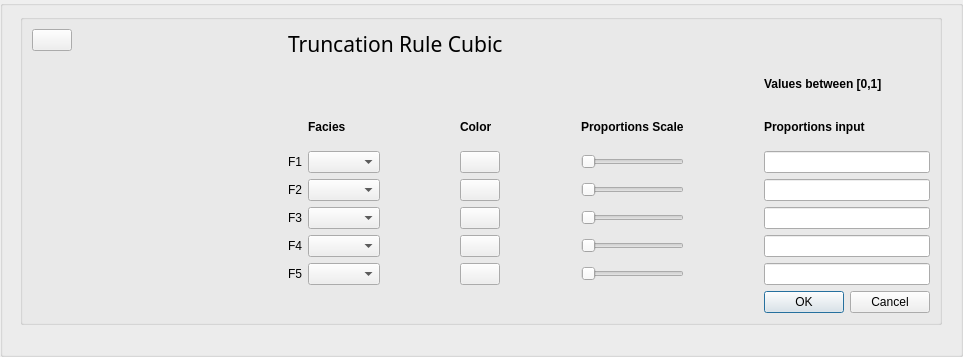
<?xml version="1.0" encoding="UTF-8"?>
<ui version="4.0">
 <class>QtPlotAreaTruncRule_kplotwidget</class>
 <widget class="KButtonGroup" name="QtPlotAreaTruncRule_kplotwidget">
  <property name="geometry">
   <rect>
    <x>0</x>
    <y>0</y>
    <width>963</width>
    <height>357</height>
   </rect>
  </property>
  <property name="windowTitle">
   <string>Form</string>
  </property>
  <widget class="QGroupBox" name="groupBox">
   <property name="geometry">
    <rect>
     <x>20</x>
     <y>14</y>
     <width>922</width>
     <height>311</height>
    </rect>
   </property>
   <layout class="QFormLayout" name="formLayout">
    <item row="0" column="0">
     <widget class="QPushButton" name="Icon_TruncationRuleCubic_kiconbutton"/>
    </item>
    <item row="1" column="0">
     <widget class="QCustomPlot" name="TruncationRuleCubic_kplotwidget">
      <property name="minimumSize">
       <size>
        <width>250</width>
        <height>250</height>
       </size>
      </property>
      <property name="backgroundColor" stdset="0">
       <color>
        <red>255</red>
        <green>255</green>
        <blue>255</blue>
       </color>
      </property>
      <property name="foregroundColor" stdset="0">
       <color>
        <red>0</red>
        <green>0</green>
        <blue>0</blue>
       </color>
      </property>
     </widget>
    </item>
    <item row="1" column="1">
     <layout class="QGridLayout" name="gridLayout">
      <item row="2" column="0">
       <widget class="QLabel" name="F1_label">
        <property name="text">
         <string>F1</string>
        </property>
       </widget>
      </item>
      <item row="2" column="1">
       <widget class="QComboBox" name="F1_kcombobox"/>
      </item>
      <item row="2" column="2">
       <spacer name="horizontalSpacer_4">
        <property name="orientation">
         <enum>Qt::Horizontal</enum>
        </property>
        <property name="sizeHint" stdset="0">
         <size>
          <width>40</width>
          <height>20</height>
         </size>
        </property>
       </spacer>
      </item>
      <item row="2" column="4">
       <spacer name="horizontalSpacer_5">
        <property name="orientation">
         <enum>Qt::Horizontal</enum>
        </property>
        <property name="sizeHint" stdset="0">
         <size>
          <width>40</width>
          <height>20</height>
         </size>
        </property>
       </spacer>
      </item>
      <item row="2" column="5">
       <widget class="QSlider" name="F1_horizontalSlider">
        <property name="orientation">
         <enum>Qt::Horizontal</enum>
        </property>
       </widget>
      </item>
      <item row="2" column="6">
       <spacer name="horizontalSpacer_6">
        <property name="orientation">
         <enum>Qt::Horizontal</enum>
        </property>
        <property name="sizeHint" stdset="0">
         <size>
          <width>40</width>
          <height>20</height>
         </size>
        </property>
       </spacer>
      </item>
      <item row="2" column="7">
       <widget class="QLineEdit" name="F1_lineEdit"/>
      </item>
      <item row="3" column="0">
       <widget class="QLabel" name="F2_label">
        <property name="text">
         <string>F2</string>
        </property>
       </widget>
      </item>
      <item row="3" column="1">
       <widget class="QComboBox" name="F2_kcombobox"/>
      </item>
      <item row="3" column="2">
       <spacer name="horizontalSpacer_7">
        <property name="orientation">
         <enum>Qt::Horizontal</enum>
        </property>
        <property name="sizeHint" stdset="0">
         <size>
          <width>40</width>
          <height>20</height>
         </size>
        </property>
       </spacer>
      </item>
      <item row="3" column="4">
       <spacer name="horizontalSpacer_8">
        <property name="orientation">
         <enum>Qt::Horizontal</enum>
        </property>
        <property name="sizeHint" stdset="0">
         <size>
          <width>40</width>
          <height>20</height>
         </size>
        </property>
       </spacer>
      </item>
      <item row="3" column="5">
       <widget class="QSlider" name="F2_horizontalSlider">
        <property name="orientation">
         <enum>Qt::Horizontal</enum>
        </property>
       </widget>
      </item>
      <item row="3" column="6">
       <spacer name="horizontalSpacer_9">
        <property name="orientation">
         <enum>Qt::Horizontal</enum>
        </property>
        <property name="sizeHint" stdset="0">
         <size>
          <width>40</width>
          <height>20</height>
         </size>
        </property>
       </spacer>
      </item>
      <item row="3" column="7">
       <widget class="QLineEdit" name="F2_lineEdit"/>
      </item>
      <item row="4" column="0">
       <widget class="QLabel" name="F3_label">
        <property name="text">
         <string>F3</string>
        </property>
       </widget>
      </item>
      <item row="4" column="1">
       <widget class="QComboBox" name="F3_kcombobox"/>
      </item>
      <item row="4" column="2">
       <spacer name="horizontalSpacer_10">
        <property name="orientation">
         <enum>Qt::Horizontal</enum>
        </property>
        <property name="sizeHint" stdset="0">
         <size>
          <width>40</width>
          <height>20</height>
         </size>
        </property>
       </spacer>
      </item>
      <item row="4" column="4">
       <spacer name="horizontalSpacer_11">
        <property name="orientation">
         <enum>Qt::Horizontal</enum>
        </property>
        <property name="sizeHint" stdset="0">
         <size>
          <width>40</width>
          <height>20</height>
         </size>
        </property>
       </spacer>
      </item>
      <item row="4" column="5">
       <widget class="QSlider" name="F3_horizontalSlider">
        <property name="orientation">
         <enum>Qt::Horizontal</enum>
        </property>
       </widget>
      </item>
      <item row="4" column="6">
       <spacer name="horizontalSpacer_12">
        <property name="orientation">
         <enum>Qt::Horizontal</enum>
        </property>
        <property name="sizeHint" stdset="0">
         <size>
          <width>40</width>
          <height>20</height>
         </size>
        </property>
       </spacer>
      </item>
      <item row="4" column="7">
       <widget class="QLineEdit" name="F3_lineEdit"/>
      </item>
      <item row="5" column="0">
       <widget class="QLabel" name="F4_label">
        <property name="text">
         <string>F4</string>
        </property>
       </widget>
      </item>
      <item row="5" column="1">
       <widget class="QComboBox" name="F4_kcombobox"/>
      </item>
      <item row="5" column="2">
       <spacer name="horizontalSpacer_13">
        <property name="orientation">
         <enum>Qt::Horizontal</enum>
        </property>
        <property name="sizeHint" stdset="0">
         <size>
          <width>40</width>
          <height>20</height>
         </size>
        </property>
       </spacer>
      </item>
      <item row="5" column="4">
       <spacer name="horizontalSpacer_14">
        <property name="orientation">
         <enum>Qt::Horizontal</enum>
        </property>
        <property name="sizeHint" stdset="0">
         <size>
          <width>40</width>
          <height>20</height>
         </size>
        </property>
       </spacer>
      </item>
      <item row="5" column="5">
       <widget class="QSlider" name="F4_horizontalSlider">
        <property name="orientation">
         <enum>Qt::Horizontal</enum>
        </property>
       </widget>
      </item>
      <item row="5" column="6">
       <spacer name="horizontalSpacer_15">
        <property name="orientation">
         <enum>Qt::Horizontal</enum>
        </property>
        <property name="sizeHint" stdset="0">
         <size>
          <width>40</width>
          <height>20</height>
         </size>
        </property>
       </spacer>
      </item>
      <item row="5" column="7">
       <widget class="QLineEdit" name="F4_lineEdit"/>
      </item>
      <item row="6" column="0">
       <widget class="QLabel" name="F5_label">
        <property name="text">
         <string>F5</string>
        </property>
       </widget>
      </item>
      <item row="6" column="1">
       <widget class="QComboBox" name="F5_kcombobox"/>
      </item>
      <item row="6" column="2">
       <spacer name="horizontalSpacer_16">
        <property name="orientation">
         <enum>Qt::Horizontal</enum>
        </property>
        <property name="sizeHint" stdset="0">
         <size>
          <width>40</width>
          <height>20</height>
         </size>
        </property>
       </spacer>
      </item>
      <item row="6" column="4">
       <spacer name="horizontalSpacer_17">
        <property name="orientation">
         <enum>Qt::Horizontal</enum>
        </property>
        <property name="sizeHint" stdset="0">
         <size>
          <width>40</width>
          <height>20</height>
         </size>
        </property>
       </spacer>
      </item>
      <item row="6" column="5">
       <widget class="QSlider" name="F5_horizontalSlider">
        <property name="orientation">
         <enum>Qt::Horizontal</enum>
        </property>
       </widget>
      </item>
      <item row="6" column="6">
       <spacer name="horizontalSpacer_18">
        <property name="orientation">
         <enum>Qt::Horizontal</enum>
        </property>
        <property name="sizeHint" stdset="0">
         <size>
          <width>40</width>
          <height>20</height>
         </size>
        </property>
       </spacer>
      </item>
      <item row="6" column="7">
       <widget class="QLineEdit" name="F5_lineEdit"/>
      </item>
      <item row="1" column="7">
       <widget class="QLabel" name="Proportionsinput_label">
        <property name="font">
         <font>
          <weight>75</weight>
          <bold>true</bold>
         </font>
        </property>
        <property name="text">
         <string>Proportions input</string>
        </property>
       </widget>
      </item>
      <item row="0" column="7">
       <widget class="QLabel" name="Valuesbetween_abel">
        <property name="font">
         <font>
          <weight>75</weight>
          <bold>true</bold>
         </font>
        </property>
        <property name="text">
         <string>Values between [0,1]</string>
        </property>
       </widget>
      </item>
      <item row="1" column="3">
       <widget class="QLabel" name="Color_label">
        <property name="font">
         <font>
          <weight>75</weight>
          <bold>true</bold>
         </font>
        </property>
        <property name="text">
         <string>Color</string>
        </property>
       </widget>
      </item>
      <item row="1" column="4">
       <spacer name="horizontalSpacer_2">
        <property name="orientation">
         <enum>Qt::Horizontal</enum>
        </property>
        <property name="sizeType">
         <enum>QSizePolicy::Preferred</enum>
        </property>
        <property name="sizeHint" stdset="0">
         <size>
          <width>40</width>
          <height>20</height>
         </size>
        </property>
       </spacer>
      </item>
      <item row="1" column="2">
       <spacer name="horizontalSpacer_1">
        <property name="orientation">
         <enum>Qt::Horizontal</enum>
        </property>
        <property name="sizeType">
         <enum>QSizePolicy::Preferred</enum>
        </property>
        <property name="sizeHint" stdset="0">
         <size>
          <width>60</width>
          <height>20</height>
         </size>
        </property>
       </spacer>
      </item>
      <item row="1" column="1">
       <widget class="QLabel" name="Facies_label">
        <property name="font">
         <font>
          <weight>75</weight>
          <bold>true</bold>
         </font>
        </property>
        <property name="text">
         <string>Facies</string>
        </property>
       </widget>
      </item>
      <item row="1" column="6">
       <spacer name="horizontalSpacer_3">
        <property name="orientation">
         <enum>Qt::Horizontal</enum>
        </property>
        <property name="sizeType">
         <enum>QSizePolicy::Preferred</enum>
        </property>
        <property name="sizeHint" stdset="0">
         <size>
          <width>40</width>
          <height>20</height>
         </size>
        </property>
       </spacer>
      </item>
      <item row="1" column="5">
       <widget class="QLabel" name="Proportions_scale_label">
        <property name="font">
         <font>
          <weight>75</weight>
          <bold>true</bold>
         </font>
        </property>
        <property name="text">
         <string>Proportions Scale</string>
        </property>
       </widget>
      </item>
      <item row="7" column="7">
       <widget class="QDialogButtonBox" name="TruncationRuleCubic_buttonBox">
        <property name="standardButtons">
         <set>QDialogButtonBox::Cancel|QDialogButtonBox::Ok</set>
        </property>
       </widget>
      </item>
      <item row="2" column="3">
       <widget class="QPushButton" name="F1_kcolorbutton"/>
      </item>
      <item row="3" column="3">
       <widget class="QPushButton" name="F2_kcolorbutton"/>
      </item>
      <item row="4" column="3">
       <widget class="QPushButton" name="F3_kcolorbutton"/>
      </item>
      <item row="5" column="3">
       <widget class="QPushButton" name="F4_kcolorbutton"/>
      </item>
      <item row="6" column="3">
       <widget class="QPushButton" name="F5_kcolorbutton"/>
      </item>
     </layout>
    </item>
    <item row="0" column="1">
     <widget class="QLabel" name="TruncationRuleCubic_label">
      <property name="font">
       <font>
        <family>Abyssinica SIL</family>
        <pointsize>16</pointsize>
        <weight>50</weight>
        <bold>false</bold>
       </font>
      </property>
      <property name="text">
       <string>Truncation Rule Cubic</string>
      </property>
     </widget>
    </item>
   </layout>
  </widget>
 </widget>
 <customwidgets>
  <customwidget>
   <class>KButtonGroup</class>
   <extends>QGroupBox</extends>
   <header>kbuttongroup.h</header>
   <container>1</container>
  </customwidget>
  <customwidget>
   <class>QCustomPlot</class>
   <extends>QFrame</extends>
   <header>qcustomplot.h</header>
   <container>1</container>
  </customwidget>
 </customwidgets>
 <resources/>
 <connections/>
</ui>
